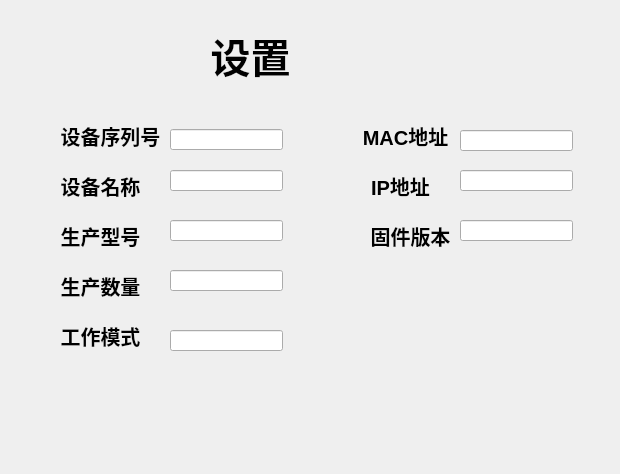
<?xml version="1.0" encoding="UTF-8"?>
<ui version="4.0">
 <class>Dialog</class>
 <widget class="QDialog" name="Dialog">
  <property name="geometry">
   <rect>
    <x>0</x>
    <y>0</y>
    <width>620</width>
    <height>474</height>
   </rect>
  </property>
  <property name="windowTitle">
   <string>Dialog</string>
  </property>
  <widget class="QLabel" name="label">
   <property name="geometry">
    <rect>
     <x>180</x>
     <y>20</y>
     <width>141</width>
     <height>71</height>
    </rect>
   </property>
   <property name="font">
    <font>
     <pointsize>30</pointsize>
     <weight>75</weight>
     <bold>true</bold>
    </font>
   </property>
   <property name="text">
    <string>设置</string>
   </property>
   <property name="alignment">
    <set>Qt::AlignCenter</set>
   </property>
  </widget>
  <widget class="QLabel" name="label_2">
   <property name="geometry">
    <rect>
     <x>50</x>
     <y>120</y>
     <width>121</width>
     <height>31</height>
    </rect>
   </property>
   <property name="font">
    <font>
     <pointsize>15</pointsize>
     <weight>75</weight>
     <bold>true</bold>
    </font>
   </property>
   <property name="text">
    <string>设备序列号</string>
   </property>
   <property name="alignment">
    <set>Qt::AlignCenter</set>
   </property>
  </widget>
  <widget class="QLabel" name="label_3">
   <property name="geometry">
    <rect>
     <x>50</x>
     <y>170</y>
     <width>101</width>
     <height>31</height>
    </rect>
   </property>
   <property name="font">
    <font>
     <pointsize>15</pointsize>
     <weight>75</weight>
     <bold>true</bold>
    </font>
   </property>
   <property name="text">
    <string>设备名称</string>
   </property>
   <property name="alignment">
    <set>Qt::AlignCenter</set>
   </property>
  </widget>
  <widget class="QLabel" name="label_4">
   <property name="geometry">
    <rect>
     <x>50</x>
     <y>220</y>
     <width>101</width>
     <height>31</height>
    </rect>
   </property>
   <property name="font">
    <font>
     <pointsize>15</pointsize>
     <weight>75</weight>
     <bold>true</bold>
    </font>
   </property>
   <property name="text">
    <string>生产型号</string>
   </property>
   <property name="alignment">
    <set>Qt::AlignCenter</set>
   </property>
  </widget>
  <widget class="QLabel" name="label_5">
   <property name="geometry">
    <rect>
     <x>50</x>
     <y>270</y>
     <width>101</width>
     <height>31</height>
    </rect>
   </property>
   <property name="font">
    <font>
     <pointsize>15</pointsize>
     <weight>75</weight>
     <bold>true</bold>
    </font>
   </property>
   <property name="text">
    <string>生产数量</string>
   </property>
   <property name="alignment">
    <set>Qt::AlignCenter</set>
   </property>
  </widget>
  <widget class="QLabel" name="label_6">
   <property name="geometry">
    <rect>
     <x>50</x>
     <y>320</y>
     <width>101</width>
     <height>31</height>
    </rect>
   </property>
   <property name="font">
    <font>
     <pointsize>15</pointsize>
     <weight>75</weight>
     <bold>true</bold>
    </font>
   </property>
   <property name="text">
    <string>工作模式</string>
   </property>
   <property name="alignment">
    <set>Qt::AlignCenter</set>
   </property>
  </widget>
  <widget class="QLabel" name="label_7">
   <property name="geometry">
    <rect>
     <x>360</x>
     <y>120</y>
     <width>91</width>
     <height>31</height>
    </rect>
   </property>
   <property name="font">
    <font>
     <pointsize>15</pointsize>
     <weight>75</weight>
     <bold>true</bold>
    </font>
   </property>
   <property name="text">
    <string>MAC地址</string>
   </property>
   <property name="alignment">
    <set>Qt::AlignCenter</set>
   </property>
  </widget>
  <widget class="QLabel" name="label_8">
   <property name="geometry">
    <rect>
     <x>360</x>
     <y>170</y>
     <width>81</width>
     <height>31</height>
    </rect>
   </property>
   <property name="font">
    <font>
     <pointsize>15</pointsize>
     <weight>75</weight>
     <bold>true</bold>
    </font>
   </property>
   <property name="text">
    <string>IP地址</string>
   </property>
   <property name="alignment">
    <set>Qt::AlignCenter</set>
   </property>
  </widget>
  <widget class="QLabel" name="label_9">
   <property name="geometry">
    <rect>
     <x>360</x>
     <y>220</y>
     <width>101</width>
     <height>31</height>
    </rect>
   </property>
   <property name="font">
    <font>
     <pointsize>15</pointsize>
     <weight>75</weight>
     <bold>true</bold>
    </font>
   </property>
   <property name="text">
    <string>固件版本</string>
   </property>
   <property name="alignment">
    <set>Qt::AlignCenter</set>
   </property>
  </widget>
  <widget class="QLineEdit" name="lineEdit">
   <property name="geometry">
    <rect>
     <x>170</x>
     <y>129</y>
     <width>113</width>
     <height>21</height>
    </rect>
   </property>
  </widget>
  <widget class="QLineEdit" name="lineEdit_2">
   <property name="geometry">
    <rect>
     <x>170</x>
     <y>170</y>
     <width>113</width>
     <height>21</height>
    </rect>
   </property>
  </widget>
  <widget class="QLineEdit" name="lineEdit_3">
   <property name="geometry">
    <rect>
     <x>170</x>
     <y>220</y>
     <width>113</width>
     <height>21</height>
    </rect>
   </property>
  </widget>
  <widget class="QLineEdit" name="lineEdit_4">
   <property name="geometry">
    <rect>
     <x>170</x>
     <y>270</y>
     <width>113</width>
     <height>21</height>
    </rect>
   </property>
  </widget>
  <widget class="QLineEdit" name="lineEdit_5">
   <property name="geometry">
    <rect>
     <x>170</x>
     <y>330</y>
     <width>113</width>
     <height>21</height>
    </rect>
   </property>
  </widget>
  <widget class="QLineEdit" name="lineEdit_6">
   <property name="geometry">
    <rect>
     <x>460</x>
     <y>130</y>
     <width>113</width>
     <height>21</height>
    </rect>
   </property>
  </widget>
  <widget class="QLineEdit" name="lineEdit_7">
   <property name="geometry">
    <rect>
     <x>460</x>
     <y>170</y>
     <width>113</width>
     <height>21</height>
    </rect>
   </property>
  </widget>
  <widget class="QLineEdit" name="lineEdit_8">
   <property name="geometry">
    <rect>
     <x>460</x>
     <y>220</y>
     <width>113</width>
     <height>21</height>
    </rect>
   </property>
  </widget>
 </widget>
 <resources/>
 <connections/>
</ui>
